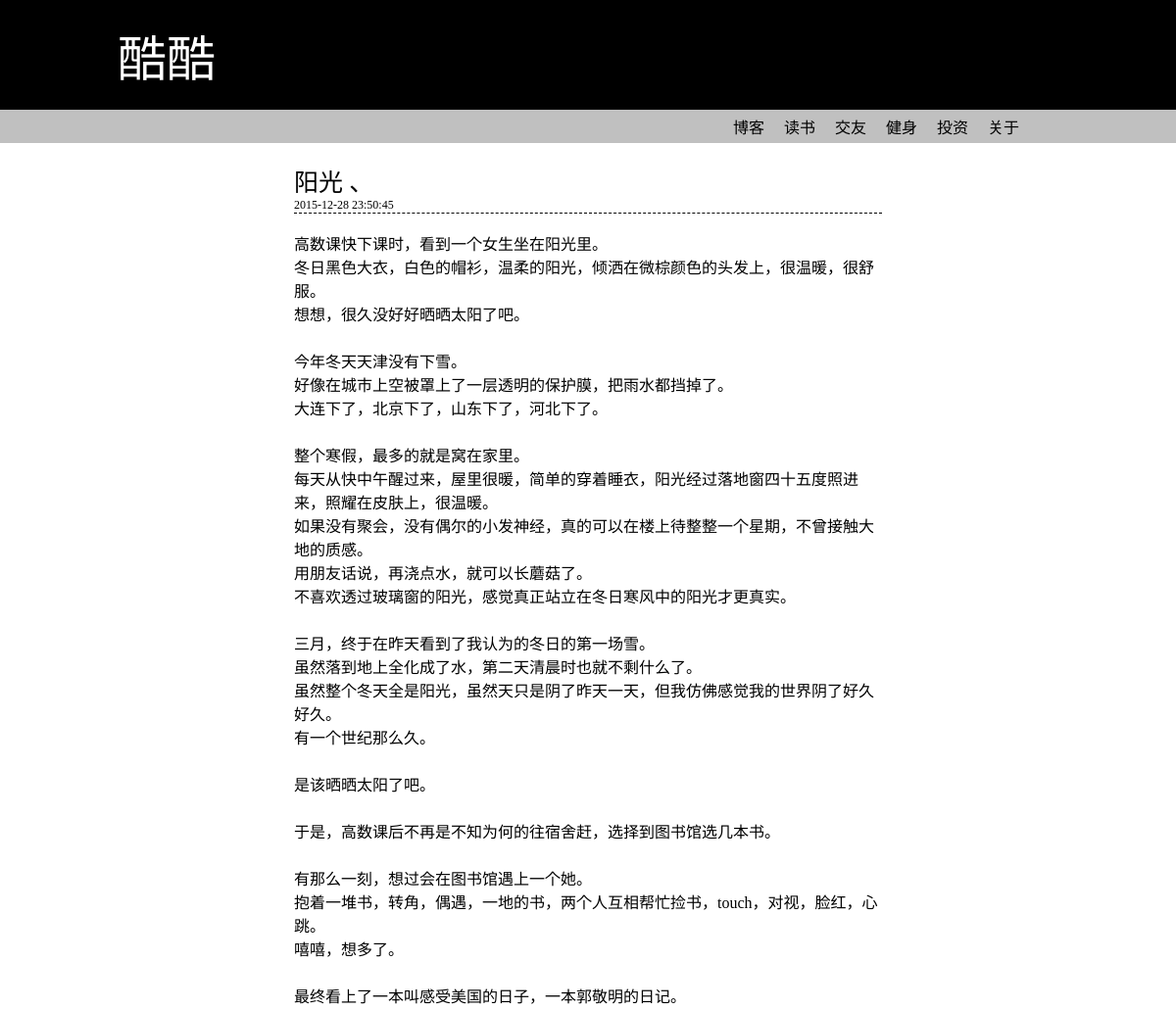
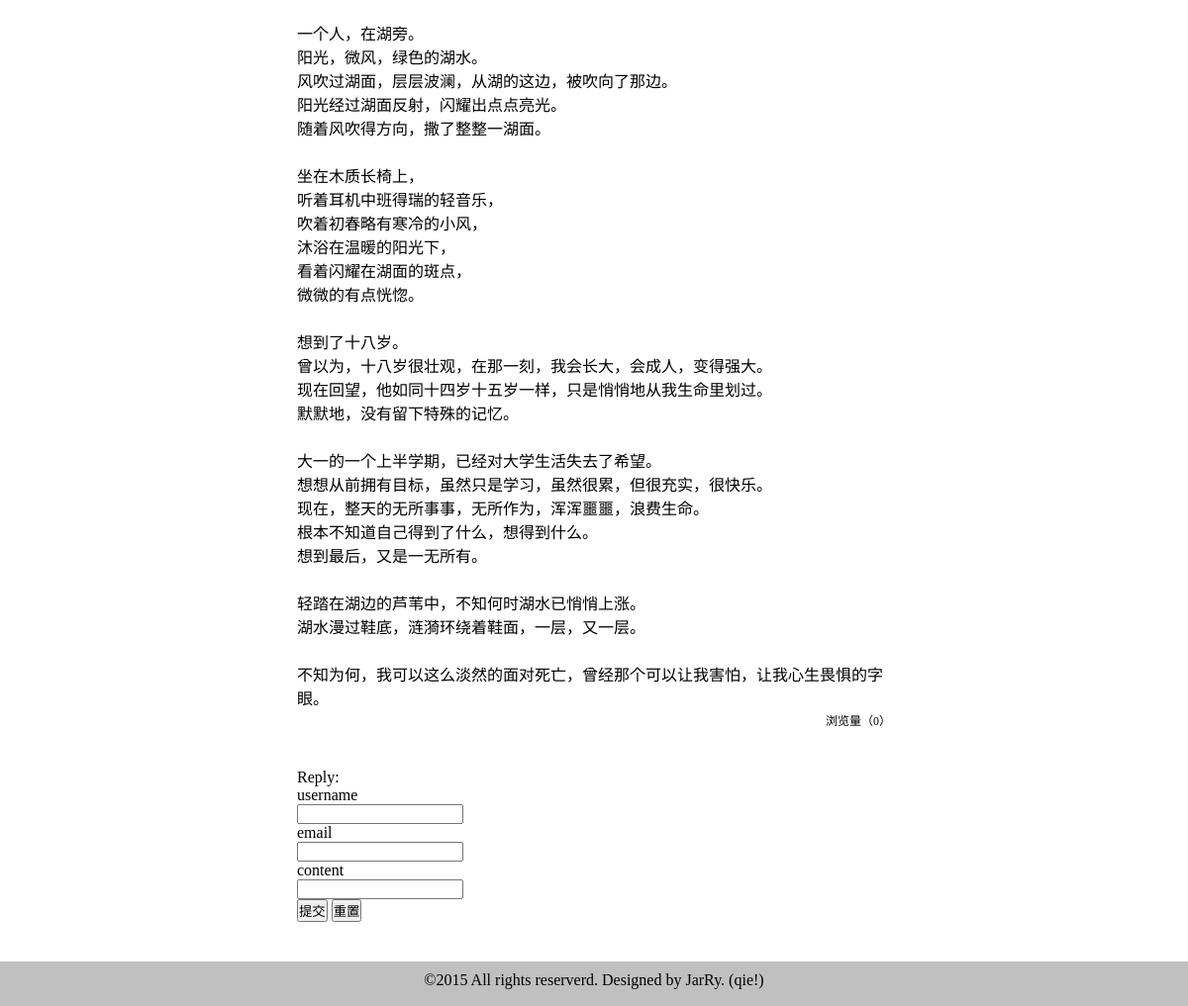
The app's page /showpost.php?postid=12 with its own data (2 pictures, top to bottom).
### tables this page shows
CREATE TABLE IF NOT EXISTS `posts` (
  `id` int(10) NOT NULL AUTO_INCREMENT,
  `title` varchar(30) NOT NULL,
  `content` varchar(2000) NOT NULL,
  `jointime` datetime DEFAULT NULL,
  `user_id` int(11) NOT NULL,
  `articletype_id` int(11) DEFAULT NULL,
  `pv` int(11) NOT NULL,
  `up` int(11) NOT NULL,
  `down` int(11) NOT NULL,
  PRIMARY KEY (`id`)
);

### showpost.php (the view, shortened to what this page needs)
<?php
include('config.php');
$postid = $_GET['postid'];
$sql_post = 'select * from posts where id =' . $postid;
$result_post = mysql_query($sql_post, $q);
$row_post = mysql_fetch_array($result_post);
?>
<?php include('header.php'); ?>
<div class="col">
    <h2 class="post-title"><?php echo $row_post[1]; ?></h2>
    <div class="post-jointime"><?php echo $row_post[3]; ?></div>
    <div class="post-content"><?php echo $row_post[2]; ?></div>
    <div class='post-edit'>
        <?php
        if (isset($_SESSION['user_id'])) {
            echo "<span>浏览量（" . $row_post['pv'] . "）</span>";
            echo "<a href='editpost.php?postid=$row_post[0]'>编辑</a>";
        } else {
            echo "<span>浏览量（" . $row_post['pv'] . "）</span>";
        }
        ?>
    </div>
</div>
<div class="replies">
    <div class="new-reply">
        <form action='action.php?action=reply&postid=<?php echo $postid; ?>' method='post'>
            <div class='reply-titel'>Reply:</div>
            <div class='reply-username'>
                <div>username</div>
                <div><input type='text' name='username'/></div>
            </div>
            <div class='reply-email'>
                <div>email</div>
                <div><input type='text' name='email'/></div>
            </div>
            <div class='reply-content'>
                <div>content</div>
                <div><input type='text' name='content'/></div>
            </div>
            <input type='submit' value='提交'/>
            <input type='reset' value='重置'/>
        </form>
    </div>
</div>
<?php include('footer.php'); ?>

### css/base.css (style rules this page uses)
body,div,dl,dt,dd,ul,ol,li,h1,h2,h3,h4,h5,h6,pre,form,fieldset,input,textarea,p,blockquote,th,td { margin: 0;padding: 0;font-family: 微软雅黑 }
h1,h2,h3,h4,h5,h6 { font-size: 100%;font-weight: normal; }

### css/css.css (style rules this page uses)
.col { width: 600px;margin: 20px auto }
.post-title { font-size: 25px }
.post-content { margin: 20px auto 0;line-height: 150% }
.post-jointime { font-size: 12px;border-bottom: 1px dashed; }
.post-edit { text-align: right;font-size: 12px }
.replies { width: 600px;margin: 40px auto }
.new-reply { margin-top: 40px }

### records on screen
posts: title "阳光 、", jointime "2015-12-28 23:50:45", content "高数课快下课时，看到一个女生坐在阳光里。 冬日黑色大衣，白色的帽衫，温柔的阳光，倾洒在微棕颜色的头发上，很温暖，很舒服。 想想，很久没好好晒晒太阳了吧。 今年冬天天津没有下雪。 好像在城市上空被罩上了一层透明的保护膜，把雨水都挡掉了。 大连下了，北京下了，山东下了，河北下了。 整个寒假，最多的就是窝在家里。 每天从快中午醒过来，屋里很暖，简单的穿着睡衣，阳光经过落地窗四十五度照进来，照耀在皮肤上，很温暖。 如果没有聚会，没有偶尔的小发神经，真的可以在楼上待整整一个星期，不曾接触大地的质感。 用朋友话说，再浇点水，就可以长蘑菇了。 不喜欢透过玻璃窗的阳光，感觉真正站立在冬日寒风中的阳光才更真实。 三月，终于在昨天看到了我认为的冬日的第一场雪。 虽然落到地上全化成了水，第二天清晨时也就不剩什么了。 虽然整个冬天全是阳光，虽然天只是阴了昨天一天，但我仿佛感觉我的世界阴了好久好久。 有一个世纪那么久。 是该晒晒太阳了吧。 于是，高数课后不再是不知为何的往宿舍赶，选择到图书馆选几本书。 有那么一刻，想过会在图书馆遇上一个她。 抱着一堆书，转角，偶遇，一地的书，两个人互相帮忙捡书，touch，对视，脸红，心跳。 嘻嘻，想多了。 最终看上了一本叫感受美国的日子，一本郭敬明的日记。 一个人，在湖旁。 阳光，微风，绿色的湖水。 风吹过湖面，层层波澜，从湖的这边，被吹向了那边。 阳光经过湖面反射，闪耀出点点亮光。 随着风吹得方向，撒了整整一湖面。 坐在木质长椅上， 听着耳机中班得瑞的轻音乐， 吹着初春略有寒冷的小风， 沐浴在温暖的阳光下， 看着闪耀在湖面的斑点， 微微的有点恍惚。 想到了十八岁。…", pv "0"
